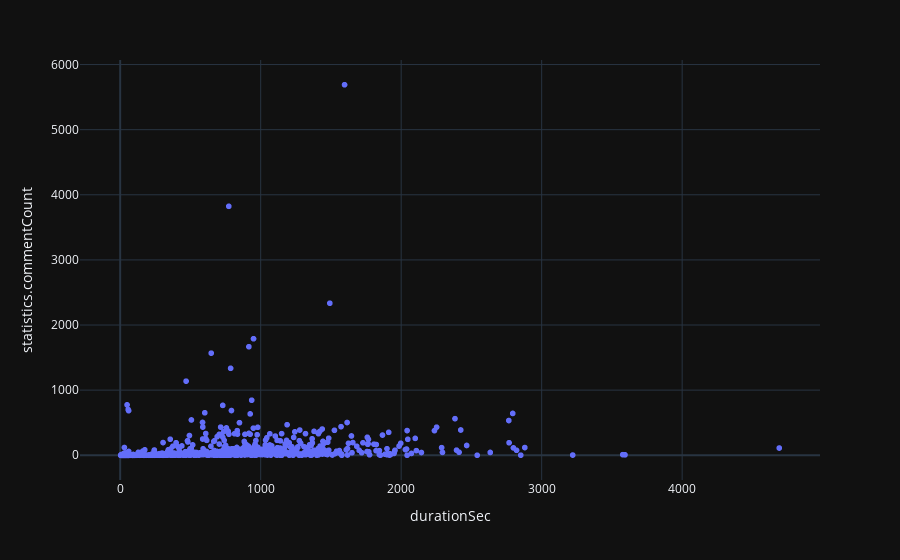

Write notebook code for a chart like this one.
### Markdown cell above
### Задача 2. Комментарии аудитории и длительность видео

#### Исследовательский вопрос

Видео какой длительности вызывают наибольшую вовлеченность по комментариям

#### Содержательная гипотеза:

**Видео с бОльшей длительностью будут вызывать более сильную реакцию по разрезу комментариев, поскольку люди потратили время на изучение материала и могут его откомментировать**

#### Статистические гипотезы:


**H0** Связь между длительностью видео и количеством комментариев отсутствует
**H1** Между длительюно

### Code cell


### Figure 1 — Plotly figure (JSON) as saved in the notebook; plotly's stock layout.template omitted (floating-point values rounded to 4 significant figures; data arrays with more than 128 entries replaced by an {"elided": "..."} marker saying what was removed)
{"data": [{"hovertemplate": "durationSec=%{x}<br>statistics.commentCount=%{y}<extra></extra>", "legendgroup": "", "marker": {"color": "#636efa", "symbol": "circle"}, "mode": "markers", "name": "", "showlegend": false, "x": {"elided": "1289 int values"}, "xaxis": "x", "y": {"elided": "1289 float values"}, "yaxis": "y", "type": "scattergl"}], "layout": {"xaxis": {"anchor": "y", "domain": [0.0, 1.0], "title": {"text": "durationSec"}}, "yaxis": {"anchor": "x", "domain": [0.0, 1.0], "title": {"text": "statistics.commentCount"}}, "legend": {"tracegroupgap": 0}, "margin": {"t": 60}}}
